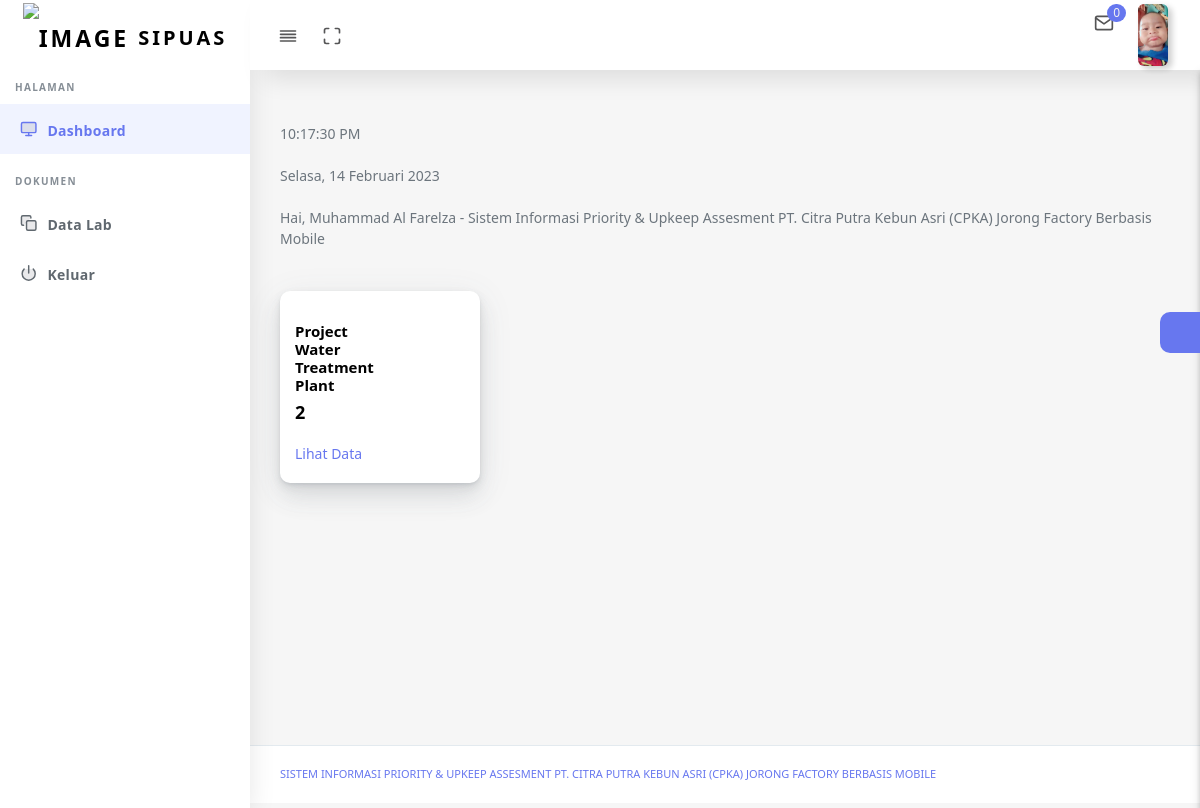
/halaman.php (signed in), run on the app's committed database.
### tables this page shows
CREATE TABLE `user` (
  `id_user` int(11) NOT NULL,
  `nama` text NOT NULL,
  `username` varchar(100) NOT NULL,
  `password` varchar(100) NOT NULL,
  `level` enum('Manager','Administrator','Admin_LAB','Admin_Proses','Admin_Maintenance','Admin_K3','Operator_Lab','Operator_Proses','Operator_Maintenaance','Operator_K3','Admin_Har','Superadmin') NOT NULL,
  `status` text NOT NULL,
  `foto` text NOT NULL,
  `id_pegawai` int(11) NOT NULL
);

### proses/menu/menu_operator_lab.php (the view, shortened to what this page needs)
<nav class="navbar navbar-expand-lg main-navbar sticky">
        <div class="form-inline mr-auto">
          <ul class="navbar-nav mr-3">
            <li><a href="#" data-toggle="sidebar" class="nav-link nav-link-lg
									collapse-btn"> <i data-feather="align-justify"></i></a></li>
            <li><a href="#" class="nav-link nav-link-lg fullscreen-btn">
                <i data-feather="maximize"></i>
              </a></li>
          </ul>
        </div>
        <ul class="navbar-nav navbar-right">
        <?php
          $id_user=$_SESSION['id_user'];
          $query =mysql_query("SELECT * FROM wtp_lab WHERE status_operator='Selesai' AND wtp_lab.id_user='$id_user' ");
           $z = mysql_num_rows($query)
           ?>
          <li class="dropdown dropdown-list-toggle"><a href="#" data-toggle="dropdown"
              class="nav-link nav-link-lg message-toggle"><i data-feather="mail"></i>
              <span class="badge headerBadge1">
              <?php echo $z; ?> </span> </a>
          </li>
          <li class="dropdown"><a href="#" data-toggle="dropdown"
              class="nav-link dropdown-toggle nav-link-lg nav-link-user">
			  <?php
                                    $id_user=$_SESSION['id_user'];
                                    $query_mysql = mysql_query("SELECT * FROM user WHERE id_user='$id_user'")or die(mysql_error());
                                    while($data = mysql_fetch_array($query_mysql)){
                                        ?>
			  <img alt="image" src="foto/<?php echo $data['foto']?>"
			  <?php } ?>
                class="user-img-radious-style"> <span class="d-sm-none d-lg-inline-block"></span></a>
          </li>
        </ul>
      </nav>
<div class="main-sidebar sidebar-style-2">
        <aside id="sidebar-wrapper">
          <div class="sidebar-brand">
            <a href="halaman.php"> <img alt="image" src="assets2/logo/logo.png" class="header-logo" /> <span
                class="logo-name">SIPUAS</span>
            </a>
          </div>
          <ul class="sidebar-menu">
            <li class="menu-header">Halaman</li>
            <li class="dropdown active">
              <a href="halaman.php" class="nav-link"><i data-feather="monitor"></i><span>Dashboard</span></a>
            </li>
            <li class="menu-header">Dokumen</li>
            <li class="dropdown">
              <a href="#" class="menu-toggle nav-link has-dropdown"><i data-feather="copy"></i><span> Data Lab</span></a>
            </li>
            <li class="dropdown">
              <a href="logout.php"><i
                  data-feather="power"></i><span>Keluar</span></a>
            </li>
          </ul>
        </aside>
      </div>

### halaman.php (shortened to what this page needs)
<?php
$id_user=$_SESSION['id_user'];
$sql_operator_lab=mysql_query("SELECT *FROM wtp_lab WHERE wtp_lab.id_user='$id_user'");
$jml_operator_lab=mysql_num_rows($sql_operator_lab);
?>
<!DOCTYPE html>
<html lang="en">
<head>
  <link rel="stylesheet" href="assets/css/app.min.css">
  <link rel="stylesheet" href="assets/css/style.css">
  <link rel="stylesheet" href="assets/css/components.css">
  <link rel="stylesheet" href="assets/css/custom.css">
</head>
<body>
  <?php if($_SESSION[level]=='Operator_Lab'){ ?>
  <div id="app">
    <div class="main-wrapper main-wrapper-1">
      <div class="navbar-bg"></div>
      <?php include ('proses/menu/menu_operator_lab.php')?>
      <div class="main-content">
        <section class="section">
        <?php
                                    $id_user=$_SESSION['id_user'];
                                    $query_mysql = mysql_query("SELECT * FROM user WHERE id_user='$id_user'")or die(mysql_error());
                                    while($data = mysql_fetch_array($query_mysql)){
                                        ?>
          <div id="clock"></div>
        <br>
                                <marquee width="" height="">
                                    <br>Hai, <?php echo $data['nama'] ?> - Sistem Informasi Priority & Upkeep Assesment PT. Citra Putra Kebun Asri (CPKA) Jorong Factory Berbasis Mobile</marquee>
                              <br>
                             <?php } ?>
                             <br>
          <div class="row ">
            <div class="col-xl-3 col-lg-6 col-md-6 col-sm-6 col-xs-12">
              <div class="card">
                <div class="card-statistic-4">
                  <div class="align-items-center justify-content-between">
                    <div class="row ">
                      <div class="col-lg-6 col-md-6 col-sm-6 col-xs-6 pr-0 pt-3">
                        <div class="card-content">
                          <h5 class="font-15">Project <br>Water Treatment Plant</h5>
                          <h2 class="mb-3 font-18"><?php echo $jml_operator_lab; ?></h2>
                          <p class="mb-0"><a  href="data_wtp_operator_lab.php" style="color: #00000;" >Lihat Data </a>
                          </p>
                        </div>
                      </div>
                      <div class="col-lg-6 col-md-6 col-sm-6 col-xs-6 pl-0">
                      </div>
                    </div>
                  </div>
                </div>
              </div>
            </div>
          </div>
        </section>
        <div class="settingSidebar">
          <a href="javascript:void(0)" class="settingPanelToggle"> <i class="fa fa-spin fa-cog"></i>
          </a>
        </div>
      </div>
      <?php } ?>
      <footer class="main-footer">
        <div class="footer-left">
          <a href="#">Sistem Informasi Priority & Upkeep Assesment PT. Citra Putra Kebun Asri (CPKA) Jorong Factory Berbasis Mobile</a></a>
        </div>
      </footer>
    </div>
  </div>
</body>
</html>

### data on the page
user: foto (picture), nama "Muhammad Al Farelza"

### other printed values
$z "0"
$jml_operator_lab "2"
